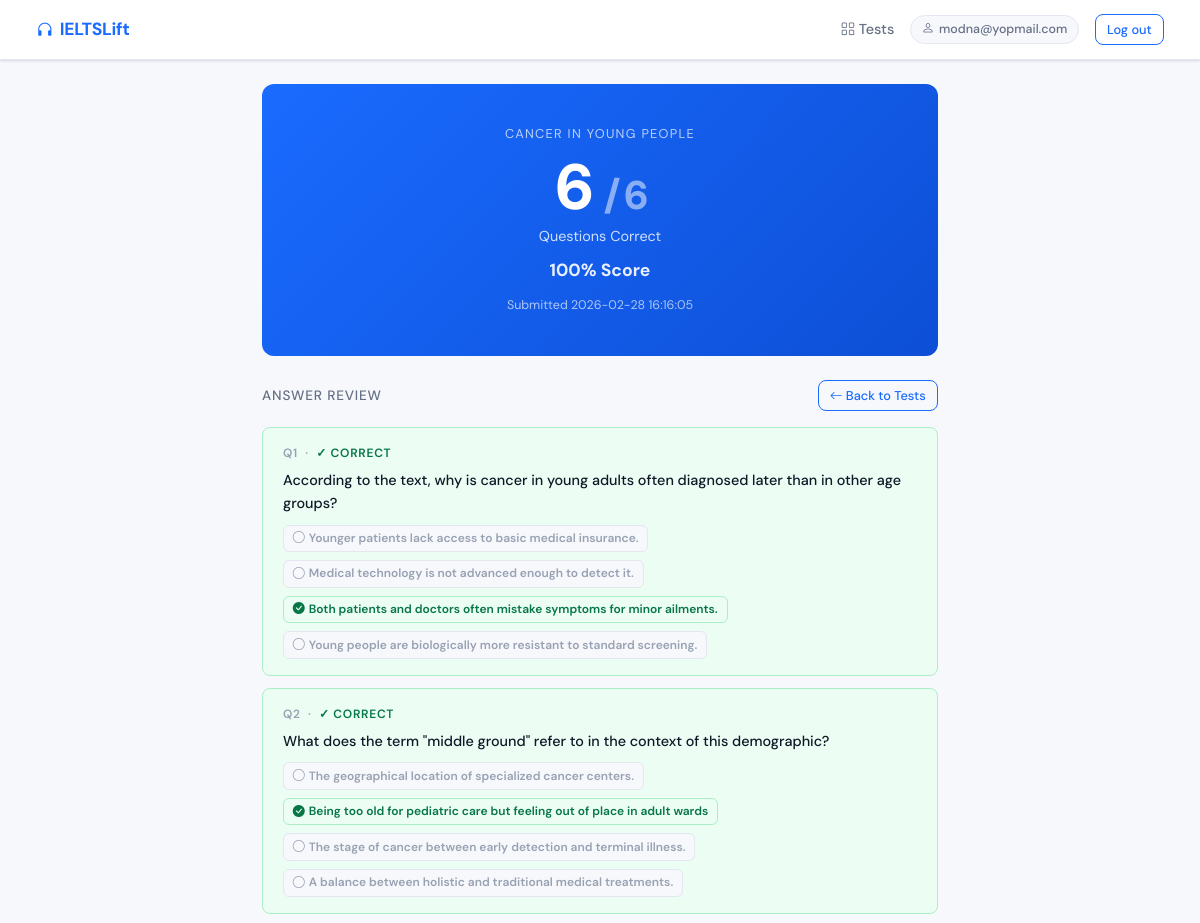
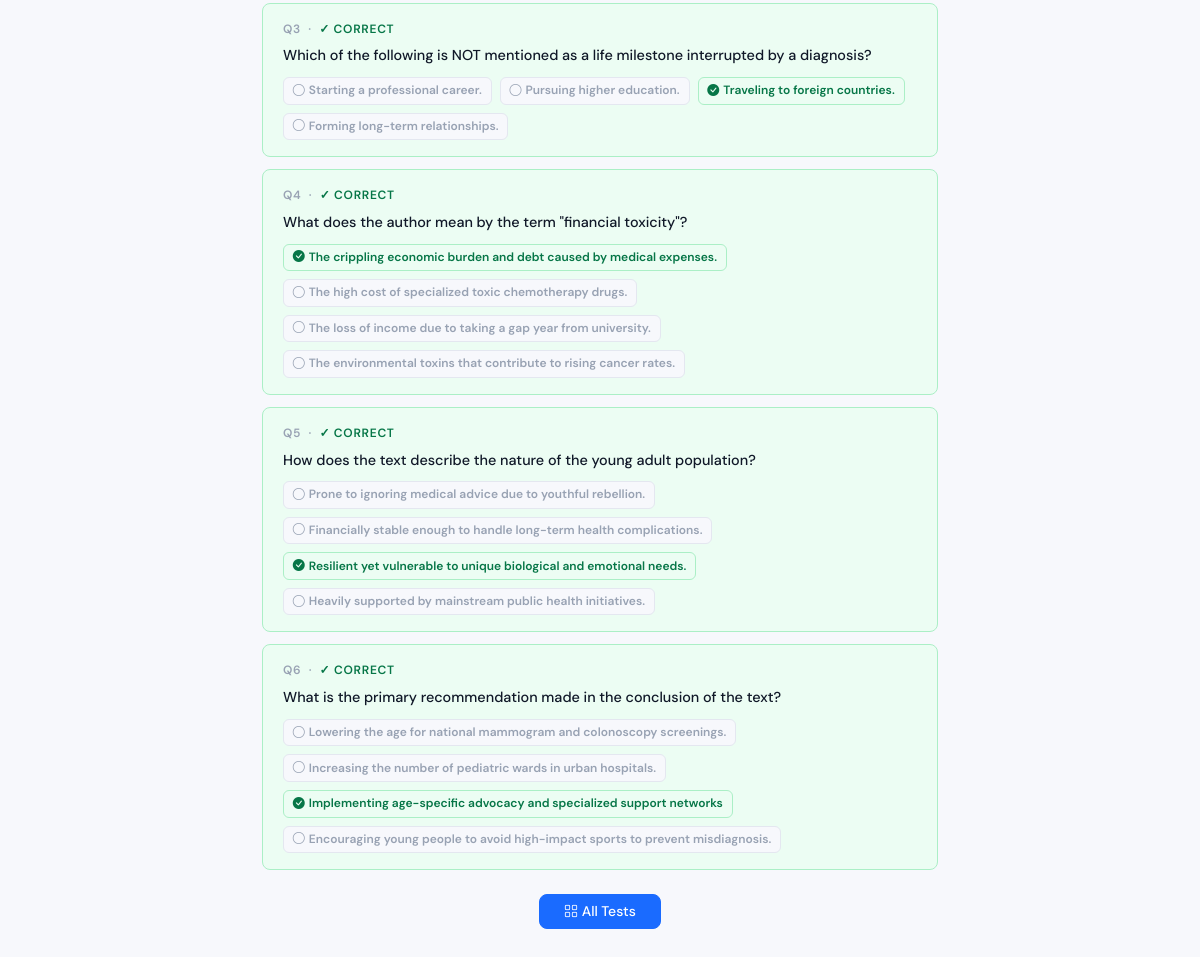
The app's page /result/2 (signed in) with its own data (2 pictures, top to bottom).
### tables this page shows
CREATE TABLE tests (
            id INTEGER PRIMARY KEY AUTOINCREMENT,
            title TEXT NOT NULL,
            audio_file TEXT NOT NULL,
            time_limit INTEGER NOT NULL,
            created_at DATETIME DEFAULT CURRENT_TIMESTAMP
        );

CREATE TABLE attempts (
            id INTEGER PRIMARY KEY AUTOINCREMENT,
            user_id INTEGER NOT NULL,
            test_id INTEGER NOT NULL,
            answers TEXT,
            score INTEGER,
            total INTEGER,
            started_at INTEGER,
            submitted_at DATETIME DEFAULT CURRENT_TIMESTAMP,
            status TEXT DEFAULT 'submitted',
            FOREIGN KEY(user_id) REFERENCES users(id),
            FOREIGN KEY(test_id) REFERENCES tests(id)
        );

CREATE TABLE questions (
            id INTEGER PRIMARY KEY AUTOINCREMENT,
            test_id INTEGER NOT NULL,
            order_no INTEGER NOT NULL,
            question_text TEXT NOT NULL,
            options TEXT NOT NULL,
            correct_option INTEGER NOT NULL,
            FOREIGN KEY(test_id) REFERENCES tests(id)
        );

### app.py (the view)
@app.route('/result/<int:attempt_id>')
@login_required
def result(attempt_id):
    conn = get_db()
    attempt = conn.execute('SELECT * FROM attempts WHERE id=?', (attempt_id,)).fetchone()
    if not attempt or (attempt['user_id'] != session['user_id'] and not session.get('is_admin')):
        abort(403)
    test = conn.execute('SELECT * FROM tests WHERE id=?', (attempt['test_id'],)).fetchone()
    questions = conn.execute('SELECT * FROM questions WHERE test_id=? ORDER BY order_no', (attempt['test_id'],)).fetchall()
    answers = json.loads(attempt['answers'] or '{}')
    conn.close()
    q_results = []
    for q in questions:
        opts = json.loads(q['options'])
        user_ans = answers.get(str(q['id']))
        q_results.append({
            'text': q['question_text'],
            'options': opts,
            'correct': q['correct_option'],
            'user': int(user_ans) if user_ans is not None else None
        })
    return render_template('result.html', attempt=attempt, test=test, q_results=q_results)

### app.py (called while the page is built)
def get_db():
    conn = sqlite3.connect(DB)
    conn.row_factory = sqlite3.Row
    return conn

def login_required(f):
    from functools import wraps
    @wraps(f)
    def decorated(*args, **kwargs):
        if 'user_id' not in session:
            return redirect(url_for('login'))
        return f(*args, **kwargs)
    return decorated

### templates/result.html (shortened to what this page needs)
{% extends "base.html" %}
{% block content %}
<div class="container" style="max-width: 700px">
  <div class="score-hero">
    <div style="font-size:.8rem; text-transform:uppercase; letter-spacing:.1em; opacity:.7; margin-bottom:.75rem">
      {{ test.title }}
    </div>
    <div class="score-big">{{ attempt.score }} <span style="opacity:.5;font-size:2.5rem">/ {{ attempt.total }}</span></div>
    <div class="score-label">Questions Correct</div>
    <div class="pct-ring">
      {% set pct = (attempt.score / attempt.total * 100)|round|int if attempt.total > 0 else 0 %}
      {{ pct }}% Score
    </div>
    <div style="font-size:.78rem; opacity:.65; margin-top:.75rem">
      Submitted {{ attempt.submitted_at }}
    </div>
  </div>
  <div class="d-flex justify-content-between align-items-center mb-3">
    <h6 class="mb-0 fw-600" style="font-size:.85rem; color:var(--text-secondary); text-transform:uppercase; letter-spacing:.06em">Answer Review</h6>
    <a href="/dashboard" class="btn btn-sm btn-outline-primary">
      <i class="bi bi-arrow-left"></i> Back to Tests
    </a>
  </div>
  {% for q in q_results %}
  {% set is_correct = q.user is not none and q.user == q.correct %}
  {% set is_skipped = q.user is none %}
  <div class="q-result {% if is_correct %}correct{% elif is_skipped %}skipped{% else %}wrong{% endif %}">
    <div style="font-size:.75rem; font-weight:600; text-transform:uppercase; letter-spacing:.06em; color: var(--text-muted); margin-bottom:.35rem">
      Q{{ loop.index }} &nbsp;·&nbsp;
      {% if is_correct %}<span style="color:#067647">✓ Correct</span>
      {% elif is_skipped %}<span style="color:var(--text-muted)">— Not answered</span>
      {% else %}<span style="color:#b42318">✗ Incorrect</span>{% endif %}
    </div>
    <div style="font-weight:500; font-size:.9rem; margin-bottom:.6rem">{{ q.text }}</div>
    <div class="d-flex flex-wrap gap-2">
      {% for opt in q.options %}
      <span class="badge-opt {% if loop.index0 == q.correct %}badge-correct{% elif q.user is not none and loop.index0 == q.user and not is_correct %}badge-wrong{% else %}badge-neutral{% endif %}">
        {% if loop.index0 == q.correct %}<i class="bi bi-check-circle-fill"></i>{% elif q.user is not none and loop.index0 == q.user %}<i class="bi bi-x-circle-fill"></i>{% else %}<i class="bi bi-circle"></i>{% endif %}
        {{ opt }}
      </span>
      {% endfor %}
    </div>
  </div>
  {% endfor %}
  <div class="text-center mt-4 mb-5">
    <a href="/dashboard" class="btn btn-primary px-4"><i class="bi bi-grid"></i> All Tests</a>
  </div>
</div>
{% endblock %}

### templates/base.html (shortened to what this page needs)
<!DOCTYPE html>
<html lang="en">
<head>
<link href="https://cdn.jsdelivr.net/npm/bootstrap@5.3.3/dist/css/bootstrap.min.css" rel="stylesheet"/>
<link href="https://cdn.jsdelivr.net/npm/bootstrap-icons@1.11.3/font/bootstrap-icons.css" rel="stylesheet"/>
</head>
<body>
{% if session.user_id %}
<nav class="navbar navbar-expand-lg sticky-top">
  <div class="container-fluid">
    <a class="navbar-brand" href="/">
      <i class="bi bi-headphones"></i> IELTSLift
    </a>
    <div class="ms-auto d-flex align-items-center gap-3">
      {% if session.is_admin %}
      <a class="nav-link {% if request.endpoint == 'admin_dashboard' %}active{% endif %}" href="/admin">
        <i class="bi bi-grid"></i> Dashboard
      </a>
      <a class="nav-link {% if request.endpoint == 'admin_users' %}active{% endif %}" href="/admin/users">
        <i class="bi bi-people"></i> Users
      </a>
      {% else %}
      <a class="nav-link {% if request.endpoint == 'user_dashboard' %}active{% endif %}" href="/dashboard">
        <i class="bi bi-grid"></i> Tests
      </a>
      {% endif %}
      <span class="chip"><i class="bi bi-person"></i> {{ session.email }}</span>
      <a href="/logout" class="btn btn-sm btn-outline-primary">Log out</a>
    </div>
  </div>
</nav>
{% endif %}
<main class="{% if session.user_id %}py-4{% endif %}">
  {% block content %}{% endblock %}
</main>
</body>
</html>

### templates/base.html (style rules this page uses)
:root { --brand: #1a6bff; --brand-light: #e8f0ff; --brand-dark: #0d4fd6; --success: #12b76a; --danger: #f04438; --warning: #f79009; --surface: #ffffff; --surface-2: #f7f8fc; --border: #e4e7f0; --text-primary: #101828; --text-secondary: #667085; --text-muted: #98a2b3; --shadow-sm: 0 1px 3px rgba(16,24,40,.08), 0 1px 2px rgba(16,24,40,.06); --shadow-md: 0 4px 16px rgba(16,24,40,.10); --radius: 12px; --radius-sm: 8px; }
*, *::before, *::after { box-sizing: border-box; }
body { font-family: 'DM Sans', sans-serif; background: var(--surface-2); color: var(--text-primary); min-height: 100vh; font-size: 15px; line-height: 1.6; }
.navbar { background: var(--surface); border-bottom: 1px solid var(--border); padding: 0 1.5rem; height: 60px; box-shadow: var(--shadow-sm); }
.navbar-brand { font-weight: 700; font-size: 1.1rem; color: var(--brand) !important; display: flex; align-items: center; gap: .4rem; letter-spacing: -.3px; }
.nav-link { color: var(--text-secondary) !important; font-weight: 500; font-size: .9rem; }
.btn { font-weight: 500; border-radius: var(--radius-sm); font-size: .875rem; }
.btn-primary { background: var(--brand); border-color: var(--brand); }
.btn-outline-primary { color: var(--brand); border-color: var(--brand); }
.btn-sm { padding: .3rem .7rem; font-size: .8rem; }
.chip { display: inline-flex; align-items: center; gap: .3rem; background: var(--surface-2); border: 1px solid var(--border); border-radius: 99px; padding: .2rem .65rem; font-size: .78rem; font-weight: 500; color: var(--text-secondary); }

### templates/result.html (style rules this page uses)
.score-hero { background: linear-gradient(135deg, #1a6bff 0%, #0d4fd6 100%); border-radius: var(--radius); color: white; padding: 2.5rem; text-align: center; margin-bottom: 1.5rem; }
.score-big { font-size: 4rem; font-weight: 800; letter-spacing: -.05em; line-height: 1; }
.score-label { font-size: .9rem; opacity: .8; margin-top: .3rem; }
.pct-ring { font-size: 1.1rem; font-weight: 700; opacity: .9; margin-top: .5rem; }
.q-result { border-radius: var(--radius-sm); padding: 1rem 1.25rem; margin-bottom: .75rem; border: 1px solid; }
.q-result.correct { background: #ecfdf3; border-color: #abefc6; }
.badge-opt { display: inline-flex; align-items: center; gap: .25rem; padding: .2rem .55rem; border-radius: 6px; font-size: .75rem; font-weight: 600; }
.badge-correct { background: #ecfdf3; color: #067647; border: 1px solid #abefc6; }
.badge-neutral { background: var(--surface-2); color: var(--text-muted); border: 1px solid var(--border); }

### records on screen
tests: title "CANCER IN YOUNG PEOPLE"
attempts: score "6", total "6", submitted_at "2026-02-28 16:16:05"
questions: text "According to the text, why is cancer in young adults often diagnosed later than in other age groups?", options "Younger patients lack access to basic medical insurance." "Medical technology is not advanced enough to detect it." "Both patients and doctors often mistake symptoms for minor ailments." "Young people are biologically more resistant to standard screening."
questions: text "What does the term \"middle ground\" refer to in the context of this demographic?", options "The geographical location of specialized cancer centers." "Being too old for pediatric care but feeling out of place in adult wards" "The stage of cancer between early detection and terminal illness." "A balance between holistic and traditional medical treatments."
questions: text "Which of the following is NOT mentioned as a life milestone interrupted by a diagnosis?", options "Starting a professional career." "Pursuing higher education." "Traveling to foreign countries." "Forming long-term relationships."
questions: text "What does the author mean by the term \"financial toxicity\"?", options "The crippling economic burden and debt caused by medical expenses." "The high cost of specialized toxic chemotherapy drugs." "The loss of income due to taking a gap year from university." "The environmental toxins that contribute to rising cancer rates."
questions: text "How does the text describe the nature of the young adult population?", options "Prone to ignoring medical advice due to youthful rebellion." "Financially stable enough to handle long-term health complications." "Resilient yet vulnerable to unique biological and emotional needs." "Heavily supported by mainstream public health initiatives."
questions: text "What is the primary recommendation made in the conclusion of the text?", options "Lowering the age for national mammogram and colonoscopy screenings." "Increasing the number of pediatric wards in urban hospitals." "Implementing age-specific advocacy and specialized support networks" "Encouraging young people to avoid high-impact sports to prevent misdiagnosis."

### other values on screen
{{ session.email }} "modna@yopmail.com"
{{ pct }} "100"
